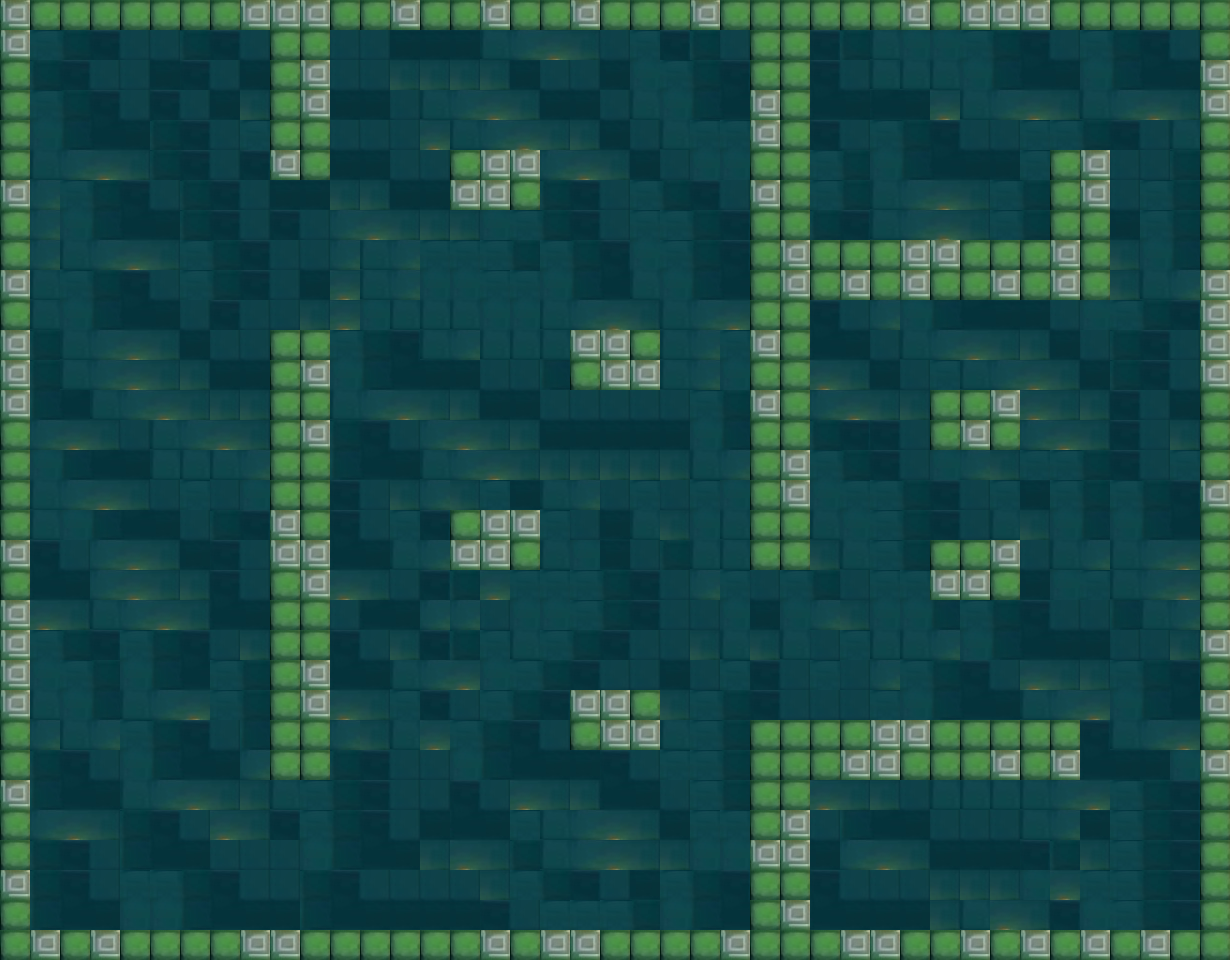

The image is a tile-based game level rendered from a .tmx file. Its description and source (layers, tilesets, objects; grid data summarised) follow:
An orthogonal 41x32 tile map with 30x30 px tiles, 1 tile layer (Слой тайлов 1), 2 tilesets.

<map version="1.5" tiledversion="1.7.2" orientation="orthogonal" renderorder="right-down" width="41" height="32" tilewidth="30" tileheight="30" infinite="0" nextlayerid="2" nextobjectid="1">
 <tileset firstgid="1" source="Наборы тайлов/Пол для третьей локации.tsx" />
 <tileset firstgid="13" source="Наборы тайлов/Стены для третьей локации.tsx" />
 <layer id="1" name="Слой тайлов 1" width="41" height="32">
  <data>[1312 cells, 1312 non-empty, 14 distinct tile ids]</data>
 </layer>
</map>
